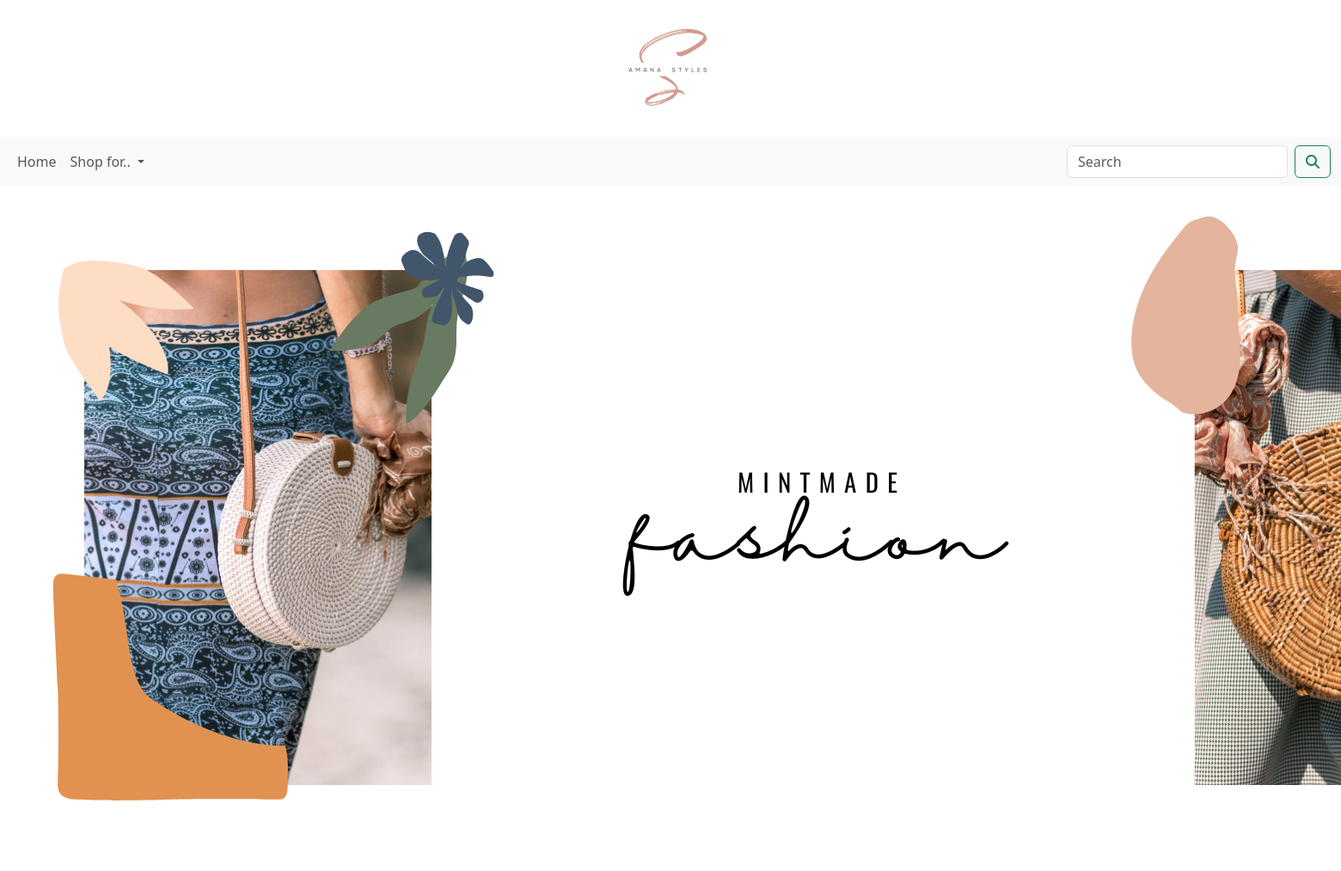
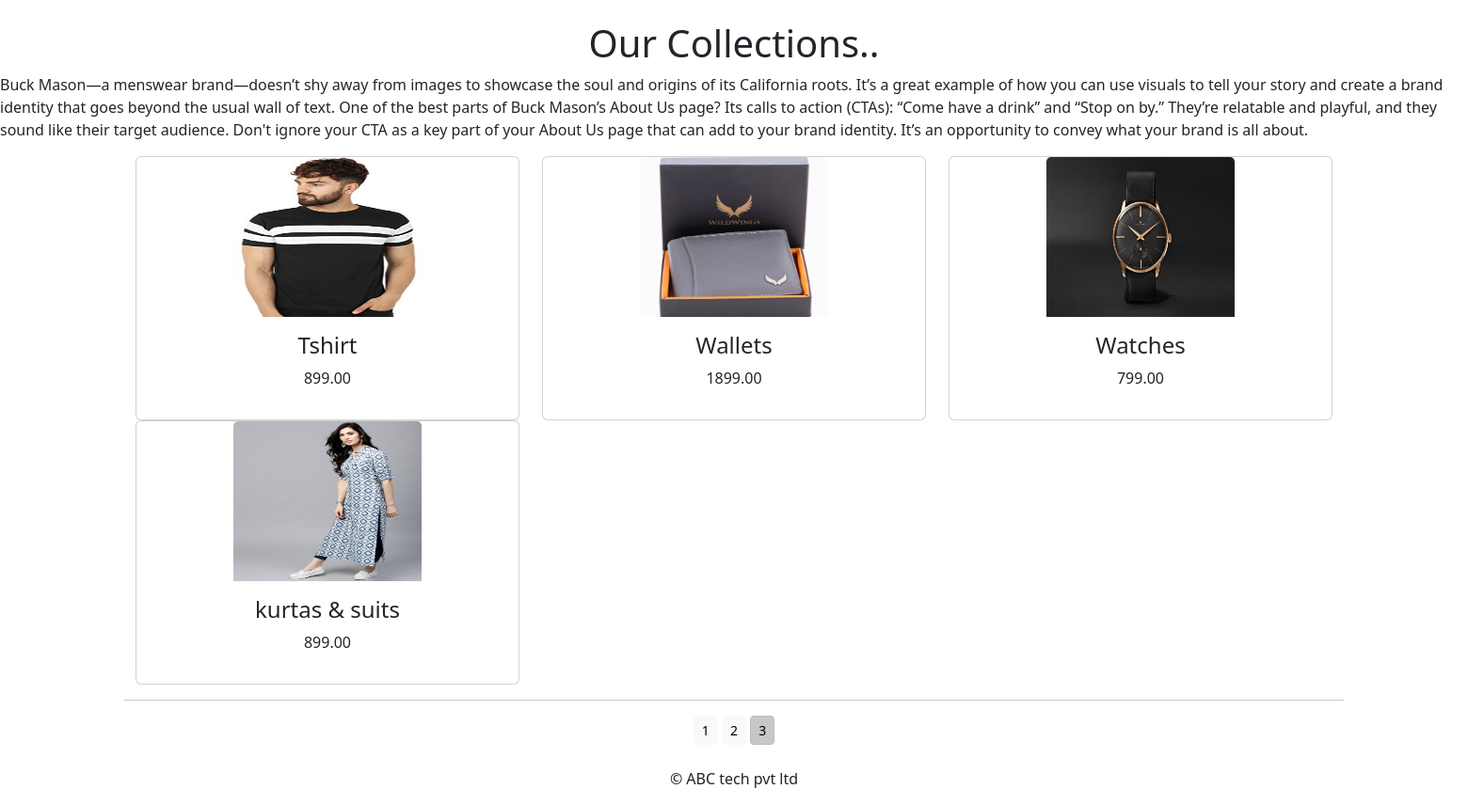
The app's page /shop/?page=3 with its own data (2 pictures, top to bottom).
### shopapp/models.py (models this page shows, shortened)
class Product(models.Model):
    name=models.CharField(max_length=250,unique=True)
    slug=models.SlugField(max_length=250,unique=True)
    descr=models.TextField(blank=True)
    price=models.DecimalField(max_digits=10,decimal_places=2)
    category=models.ForeignKey(Category,on_delete=models.CASCADE)
    image=models.ImageField(upload_to='product',blank=True)
    stock=models.IntegerField()
    available=models.BooleanField(default=True)
    created=models.DateTimeField(auto_now_add=True)
    updated=models.DateTimeField(auto_now=True)
    def get_url(self):
        return reverse('shopapp:ProdCatDetail',args=(self.category.slug,self.slug,))
    class Meta:
        ordering=('name',)
        verbose_name='product'
        verbose_name_plural='products'

### shopapp/views.py (the view)
# urls.py: path('',views.allProdCat,name='allProdCat'),
def allProdCat(request,c_slug=None):
    c_page=None
    products_list=None
    if c_slug != None:
        c_page=get_object_or_404(Category,slug=c_slug)
        products_list=Product.objects.all().filter(category=c_page,available=True)
    else:
        products_list=Product.objects.all().filter(available=True)
    paginator=Paginator(products_list,6)
    try:
        page=int(request.GET.get('page','1'))
    except:
        page=1
    try:
        products=paginator.page(page)
    except (EmptyPage,InvalidPage):
        products=paginator.page(paginator.num_pages)
    return render(request,"category.html",{'category':c_page,'products':products})

### cart_app/context_processors.py (called while the page is built)
def counter(request):
    item_count=0
    if 'admin' in request.path:
        return{}
    else:
        try:
            cart=Cart.objects.filter(cart_id=_cart_id(request))
            cart_items=CartItem.objects.all().filter(cart=cart[ :1])
            for cart_item in cart_items:
                item_count += cart_item.quantity
        except Cart.DoesNotExist:
            item_count = 0
    return dict(item_count=item_count)

### cart_app/views.py (called while the page is built)
def _cart_id(request):
    cart=request.session.session_key
    if not cart:
        cart=request.session.create()
    return cart

### shopapp/context.py (called while the page is built)
def menu_links(request):
    links=Category.objects.all()
    return dict(links=links)

### shopapp/models.py (called while the page is built)
    def get_url(self):
        return reverse('shopapp:products_by_category',args=[self.slug])

### template/category.html (shortened to what this page needs)
{% extends 'base.html' %}
{% load static %}
{% block content %}
<div class="mx_auto">
    {% if category %}
        <img class="my_image" src="{{category.image.url}}" alt="{{category.name}}" >
</div>
<br>
<div>
<h1 class="text-center my_title">{{category.name}}</h1>
<p class="text-justify">{{category.desc}}</p>
</div>
    {% else %}
        <div>
            <img class="my_image my_image_padding" src="{% static 'image/banner.png' %}" alt="Our Collections">
        </div>
        <br>
<div>
    <h1 class="text-center my-title">Our Collections..</h1>
    <p class="text-justify">Buck Mason—a menswear brand—doesn’t shy away from images to showcase the soul and origins of its California roots. It’s a great example of how you can use visuals to tell your story and create a brand identity that goes beyond the usual wall of text.
        One of the best parts of Buck Mason’s About Us page? Its calls to action (CTAs): “Come have a drink” and “Stop on by.” They’re relatable and playful, and they sound like their target audience.
        Don't ignore your CTA as a key part of your About Us page that can add to your brand identity. It’s an opportunity to convey what your brand is all about.
    </p>
</div>
    {% endif %}
<div class="container">
    <div class="row mx-auto">
         {% for product in products.object_list %}
        <div class="my_bottom_margin col-6 col-sm-4 col-md-4">
            <div class="card text-center style=min-width:18rem;">
            <a href="{{product.get_url}}"><img class="card-img-top my_image" src="{{product.image.url}}" alt="{{product.name}}" style="width:200px; height:170px"></a>
            <div class="card-body">
                <h4>{{product.name}}</h4>
                <p>{{product.price}}</p>
            </div>
            </div>
        </div>
        {% endfor%}
    </div>
    <div class="mx_auto">
        {% if products.paginator.num_pages > 1 %}
        <hr>
        <div class="text-center">
            {% for pg in products.paginator.page_range %}
            <a href="?page={{pg}}" class="btn btn-light btn-sm {% if products.number == pg %} active {% endif %}">{{pg}}</a>
            {% endfor %}
        </div>
        {% endif %}
    </div>
    <br>
</div>
    {% endblock %}

### records on screen
Product: image (picture), name "Tshirt", price "899.00"
Product: image (picture), name "Wallets", price "1899.00"
Product: image (picture), name "Watches", price "799.00"
Product: image (picture), name "kurtas & suits", price "899.00"

### other values on screen
{{ pg }} "1" "2" "3"
